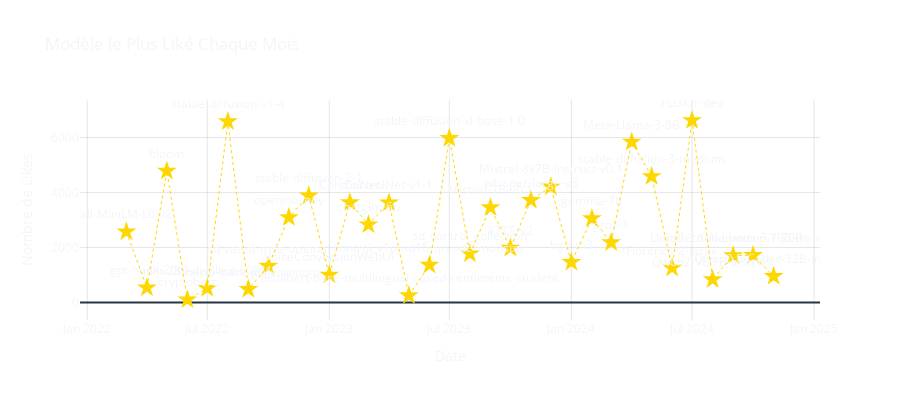

The cell this chart's notebook holds for it:
### Markdown cell above
# Modèle le Plus Populaire par Mois

### Code cell
# Préparer les données
timeline_df = df.copy()
timeline_df['Mois'] = pd.to_datetime(timeline_df['Date de création']).dt.to_period('M')

# Trouver le top modèle par mois
top_monthly = timeline_df.sort_values('Likes', ascending=False).groupby('Mois').first().reset_index()
top_monthly['Mois'] = top_monthly['Mois'].astype(str)

# Créer la visualisation
fig = go.Figure()

# Ajouter les points pour les top modèles
fig.add_trace(go.Scatter(
    x=pd.to_datetime(top_monthly['Mois']),
    y=top_monthly['Likes'],
    mode='markers+text',
    marker=dict(
        color='#FFD700',
        size=15,
        symbol='star',
    ),
    text=top_monthly['ID'].apply(lambda x: x.split('/')[-1]),  # Juste le nom du modèle
    textposition="top center",
    hovertemplate="<b>%{text}</b><br>" +
                  "Likes: %{y}<br>" +
                  "Date: %{x|%B %Y}<br>" +
                  "<extra></extra>"
))

# Ajouter des lignes entre les points
fig.add_trace(go.Scatter(
    x=pd.to_datetime(top_monthly['Mois']),
    y=top_monthly['Likes'],
    mode='lines',
    line=dict(color='#FFD700', width=1, dash='dot'),
    hoverinfo='skip'
))

# Mise en page
fig.update_layout(
    title="Modèle le Plus Liké Chaque Mois",
    xaxis_title="Date",
    yaxis_title="Nombre de Likes",
    template="plotly_dark",
    showlegend=False,
    height=400,
    plot_bgcolor='rgba(0,0,0,0)',
    paper_bgcolor='rgba(0,0,0,0)',
    yaxis=dict(gridcolor='rgba(128,128,128,0.2)'),
    xaxis=dict(gridcolor='rgba(128,128,128,0.2)'),
    hoverlabel=dict(
        bgcolor="black",
        font_size=12
    )
)

# Afficher le graphique
fig.show()

### Figure 1 — Plotly figure (JSON) as saved in the notebook; plotly's stock layout.template omitted (floating-point values rounded to 4 significant figures)
{"data": [{"hovertemplate": "<b>%{text}</b><br>Likes: %{y}<br>Date: %{x|%B %Y}<br><extra></extra>", "marker": {"color": "#FFD700", "size": 15, "symbol": "star"}, "mode": "markers+text", "text": ["all-MiniLM-L6-v2", "gpt-neox-20b", "bloom", "cryptobert", "nllb-200-distilled-600M", "stable-diffusion-v1-4", "roberta-base-go_emotions", "sd-vae-ft-mse-original", "openjourney", "stable-diffusion-2-1", "VoiceConversionWebUI", "ControlNet", "chatglm-6b", "ControlNet-v1-1", "distilbert-base-multilingual-cased-sentiments-student", "control_v1p_sd15_qrcode_monster", "stable-diffusion-xl-base-1.0", "sd_control_collection", "Mistral-7B-v0.1", "XTTS-v2", "whisper-large-v3", "Mixtral-8x7B-Instruct-v0.1", "bge-m3", "gemma-7b", "grok-1", "Meta-Llama-3-8B", "stable-diffusion-3-medium", "Florence-2-large", "FLUX.1-dev", "Qwen2-VL-7B-Instruct", "Reflection-Llama-3.1-70B", "Llama-3.1-Nemotron-70B-Instruct-HF", "Qwen2.5-Coder-32B-Instruct"], "textposition": "top center", "type": "scatter", "x": ["2022-03-01T00:00:00", "2022-04-01T00:00:00", "2022-05-01T00:00:00", "2022-06-01T00:00:00", "2022-07-01T00:00:00", "2022-08-01T00:00:00", "2022-09-01T00:00:00", "2022-10-01T00:00:00", "2022-11-01T00:00:00", "2022-12-01T00:00:00", "2023-01-01T00:00:00", "2023-02-01T00:00:00", "2023-03-01T00:00:00", "2023-04-01T00:00:00", "2023-05-01T00:00:00", "2023-06-01T00:00:00", "2023-07-01T00:00:00", "2023-08-01T00:00:00", "2023-09-01T00:00:00", "2023-10-01T00:00:00", "2023-11-01T00:00:00", "2023-12-01T00:00:00", "2024-01-01T00:00:00", "2024-02-01T00:00:00", "2024-03-01T00:00:00", "2024-04-01T00:00:00", "2024-05-01T00:00:00", "2024-06-01T00:00:00", "2024-07-01T00:00:00", "2024-08-01T00:00:00", "2024-09-01T00:00:00", "2024-10-01T00:00:00", "2024-11-01T00:00:00"], "y": [2569, 538, 4782, 104, 518, 6583, 478, 1327, 3095, 3881, 1004, 3632, 2831, 3628, 258, 1359, 5970, 1772, 3452, 1984, 3720, 4207, 1462, 3056, 2181, 5840, 4586, 1250, 6622, 839, 1707, 1717, 956]}, {"hoverinfo": "skip", "line": {"color": "#FFD700", "dash": "dot", "width": 1}, "mode": "lines", "type": "scatter", "x": ["2022-03-01T00:00:00", "2022-04-01T00:00:00", "2022-05-01T00:00:00", "2022-06-01T00:00:00", "2022-07-01T00:00:00", "2022-08-01T00:00:00", "2022-09-01T00:00:00", "2022-10-01T00:00:00", "2022-11-01T00:00:00", "2022-12-01T00:00:00", "2023-01-01T00:00:00", "2023-02-01T00:00:00", "2023-03-01T00:00:00", "2023-04-01T00:00:00", "2023-05-01T00:00:00", "2023-06-01T00:00:00", "2023-07-01T00:00:00", "2023-08-01T00:00:00", "2023-09-01T00:00:00", "2023-10-01T00:00:00", "2023-11-01T00:00:00", "2023-12-01T00:00:00", "2024-01-01T00:00:00", "2024-02-01T00:00:00", "2024-03-01T00:00:00", "2024-04-01T00:00:00", "2024-05-01T00:00:00", "2024-06-01T00:00:00", "2024-07-01T00:00:00", "2024-08-01T00:00:00", "2024-09-01T00:00:00", "2024-10-01T00:00:00", "2024-11-01T00:00:00"], "y": [2569, 538, 4782, 104, 518, 6583, 478, 1327, 3095, 3881, 1004, 3632, 2831, 3628, 258, 1359, 5970, 1772, 3452, 1984, 3720, 4207, 1462, 3056, 2181, 5840, 4586, 1250, 6622, 839, 1707, 1717, 956]}], "layout": {"height": 400, "hoverlabel": {"bgcolor": "black", "font": {"size": 12}}, "paper_bgcolor": "rgba(0,0,0,0)", "plot_bgcolor": "rgba(0,0,0,0)", "showlegend": false, "title": {"text": "Modèle le Plus Liké Chaque Mois"}, "xaxis": {"gridcolor": "rgba(128,128,128,0.2)", "title": {"text": "Date"}}, "yaxis": {"gridcolor": "rgba(128,128,128,0.2)", "title": {"text": "Nombre de Likes"}}}}
